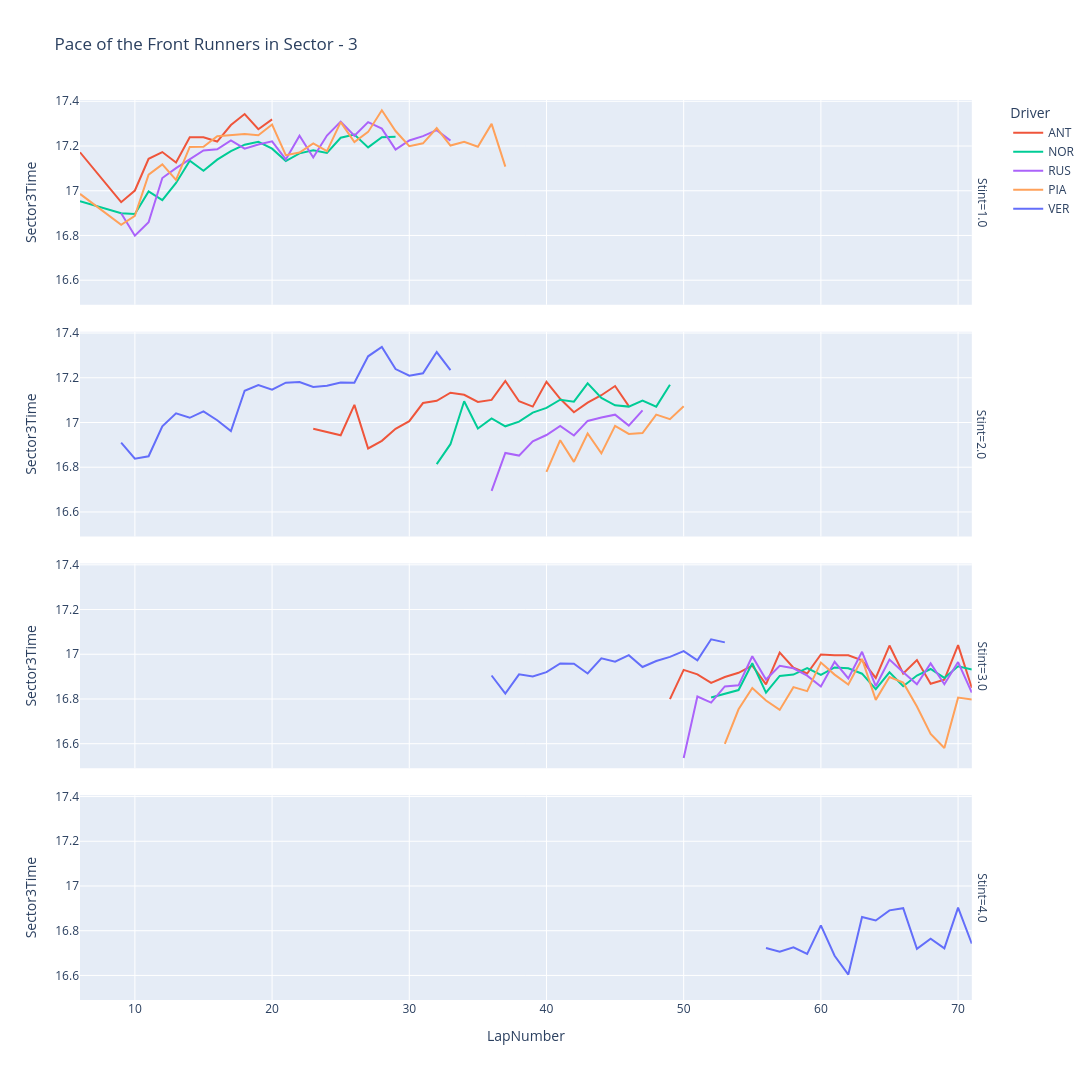

Write notebook code for a chart like this one.
### Markdown cell above
#### Sector - 3

### Code cell
plotter.plot_line_chart(
    data_frame=filtered_quick_race_laps,
    X="LapNumber",
    y="Sector3Time",
    label="Driver",
    title="Pace of the Front Runners in Sector - 3",
    facet_row="Stint",
    category_orders=STINT_ORDER,
    hover_data=HOVER_DATA,
    height=1080,
)

### Figure 1 — Plotly figure (JSON) as saved in the notebook; plotly's stock layout.template omitted (floating-point values rounded to 4 significant figures)
{"data": [{"customdata": [["ANT", 3, "SOFT", false], ["ANT", 3, "SOFT", true], ["ANT", 3, "SOFT", true], ["ANT", 3, "SOFT", false], ["ANT", 3, "SOFT", false], ["ANT", 3, "SOFT", false], ["ANT", 3, "SOFT", false], ["ANT", 3, "SOFT", false], ["ANT", 3, "SOFT", false], ["ANT", 3, "SOFT", false], ["ANT", 3, "SOFT", false], ["ANT", 3, "SOFT", false], ["ANT", 3, "SOFT", false]], "hovertemplate": "Driver=%{customdata[0]}<br>Stint=1.0<br>LapNumber=%{x}<br>Sector3Time=%{y}<br>Position=%{customdata[1]}<br>Compound=%{customdata[2]}<br>IsPersonalBest=%{customdata[3]}<extra></extra>", "legendgroup": "ANT", "line": {"color": "#EF553B", "dash": "solid"}, "marker": {"symbol": "circle"}, "mode": "lines", "name": "ANT", "orientation": "v", "showlegend": true, "type": "scatter", "x": [6.0, 9.0, 10.0, 11.0, 12.0, 13.0, 14.0, 15.0, 16.0, 17.0, 18.0, 19.0, 20.0], "xaxis": "x4", "y": [17.17, 16.95, 17.0, 17.14, 17.17, 17.13, 17.24, 17.24, 17.22, 17.29, 17.34, 17.27, 17.32], "yaxis": "y4"}, {"customdata": [["NOR", 1, "MEDIUM", true], ["NOR", 1, "MEDIUM", true], ["NOR", 1, "MEDIUM", false], ["NOR", 1, "MEDIUM", false], ["NOR", 1, "MEDIUM", false], ["NOR", 1, "MEDIUM", false], ["NOR", 1, "MEDIUM", false], ["NOR", 1, "MEDIUM", false], ["NOR", 1, "MEDIUM", false], ["NOR", 1, "MEDIUM", false], ["NOR", 1, "MEDIUM", false], ["NOR", 1, "MEDIUM", false], ["NOR", 1, "MEDIUM", false], ["NOR", 1, "MEDIUM", false], ["NOR", 1, "MEDIUM", false], ["NOR", 1, "MEDIUM", false], ["NOR", 1, "MEDIUM", false], ["NOR", 1, "MEDIUM", false], ["NOR", 1, "MEDIUM", false], ["NOR", 1, "MEDIUM", false], ["NOR", 1, "MEDIUM", false], ["NOR", 1, "MEDIUM", false]], "hovertemplate": "Driver=%{customdata[0]}<br>Stint=1.0<br>LapNumber=%{x}<br>Sector3Time=%{y}<br>Position=%{customdata[1]}<br>Compound=%{customdata[2]}<br>IsPersonalBest=%{customdata[3]}<extra></extra>", "legendgroup": "NOR", "line": {"color": "#00cc96", "dash": "solid"}, "marker": {"symbol": "circle"}, "mode": "lines", "name": "NOR", "orientation": "v", "showlegend": true, "type": "scatter", "x": [6.0, 9.0, 10.0, 11.0, 12.0, 13.0, 14.0, 15.0, 16.0, 17.0, 18.0, 19.0, 20.0, 21.0, 22.0, 23.0, 24.0, 25.0, 26.0, 27.0, 28.0, 29.0], "xaxis": "x4", "y": [16.95, 16.9, 16.9, 17.0, 16.96, 17.04, 17.13, 17.09, 17.14, 17.18, 17.21, 17.22, 17.19, 17.13, 17.17, 17.18, 17.17, 17.24, 17.25, 17.19, 17.24, 17.24], "yaxis": "y4"}, {"customdata": [["RUS", 5, "MEDIUM", true], ["RUS", 5, "MEDIUM", true], ["RUS", 5, "MEDIUM", false], ["RUS", 4, "MEDIUM", false], ["RUS", 4, "MEDIUM", false], ["RUS", 4, "MEDIUM", false], ["RUS", 4, "MEDIUM", false], ["RUS", 4, "MEDIUM", false], ["RUS", 4, "MEDIUM", false], ["RUS", 4, "MEDIUM", false], ["RUS", 4, "MEDIUM", false], ["RUS", 4, "MEDIUM", false], ["RUS", 3, "MEDIUM", false], ["RUS", 3, "MEDIUM", false], ["RUS", 3, "MEDIUM", false], ["RUS", 3, "MEDIUM", false], ["RUS", 3, "MEDIUM", false], ["RUS", 3, "MEDIUM", false], ["RUS", 3, "MEDIUM", false], ["RUS", 3, "MEDIUM", false], ["RUS", 3, "MEDIUM", false], ["RUS", 3, "MEDIUM", false], ["RUS", 2, "MEDIUM", false], ["RUS", 2, "MEDIUM", false], ["RUS", 2, "MEDIUM", false]], "hovertemplate": "Driver=%{customdata[0]}<br>Stint=1.0<br>LapNumber=%{x}<br>Sector3Time=%{y}<br>Position=%{customdata[1]}<br>Compound=%{customdata[2]}<br>IsPersonalBest=%{customdata[3]}<extra></extra>", "legendgroup": "RUS", "line": {"color": "#ab63fa", "dash": "solid"}, "marker": {"symbol": "circle"}, "mode": "lines", "name": "RUS", "orientation": "v", "showlegend": true, "type": "scatter", "x": [9.0, 10.0, 11.0, 12.0, 13.0, 14.0, 15.0, 16.0, 17.0, 18.0, 19.0, 20.0, 21.0, 22.0, 23.0, 24.0, 25.0, 26.0, 27.0, 28.0, 29.0, 30.0, 31.0, 32.0, 33.0], "xaxis": "x4", "y": [16.9, 16.8, 16.86, 17.06, 17.1, 17.14, 17.18, 17.18, 17.23, 17.19, 17.21, 17.22, 17.14, 17.25, 17.15, 17.25, 17.31, 17.25, 17.31, 17.28, 17.18, 17.23, 17.24, 17.27, 17.22], "yaxis": "y4"}, {"customdata": [["PIA", 2, "MEDIUM", true], ["PIA", 2, "MEDIUM", true], ["PIA", 2, "MEDIUM", true], ["PIA", 2, "MEDIUM", false], ["PIA", 2, "MEDIUM", false], ["PIA", 2, "MEDIUM", false], ["PIA", 2, "MEDIUM", false], ["PIA", 2, "MEDIUM", false], ["PIA", 2, "MEDIUM", false], ["PIA", 2, "MEDIUM", false], ["PIA", 2, "MEDIUM", false], ["PIA", 2, "MEDIUM", false], ["PIA", 2, "MEDIUM", false], ["PIA", 2, "MEDIUM", false], ["PIA", 2, "MEDIUM", false], ["PIA", 2, "MEDIUM", false], ["PIA", 2, "MEDIUM", false], ["PIA", 2, "MEDIUM", false], ["PIA", 2, "MEDIUM", false], ["PIA", 2, "MEDIUM", false], ["PIA", 2, "MEDIUM", false], ["PIA", 2, "MEDIUM", false], ["PIA", 2, "MEDIUM", false], ["PIA", 1, "MEDIUM", false], ["PIA", 1, "MEDIUM", false], ["PIA", 1, "MEDIUM", false], ["PIA", 1, "MEDIUM", false], ["PIA", 1, "MEDIUM", false], ["PIA", 1, "MEDIUM", false], ["PIA", 1, "MEDIUM", false]], "hovertemplate": "Driver=%{customdata[0]}<br>Stint=1.0<br>LapNumber=%{x}<br>Sector3Time=%{y}<br>Position=%{customdata[1]}<br>Compound=%{customdata[2]}<br>IsPersonalBest=%{customdata[3]}<extra></extra>", "legendgroup": "PIA", "line": {"color": "#FFA15A", "dash": "solid"}, "marker": {"symbol": "circle"}, "mode": "lines", "name": "PIA", "orientation": "v", "showlegend": true, "type": "scatter", "x": [6.0, 9.0, 10.0, 11.0, 12.0, 13.0, 14.0, 15.0, 16.0, 17.0, 18.0, 19.0, 20.0, 21.0, 22.0, 23.0, 24.0, 25.0, 26.0, 27.0, 28.0, 29.0, 30.0, 31.0, 32.0, 33.0, 34.0, 35.0, 36.0, 37.0], "xaxis": "x4", "y": [16.99, 16.85, 16.89, 17.07, 17.12, 17.05, 17.2, 17.2, 17.24, 17.25, 17.25, 17.25, 17.3, 17.16, 17.17, 17.21, 17.18, 17.31, 17.22, 17.26, 17.36, 17.27, 17.2, 17.21, 17.28, 17.2, 17.22, 17.2, 17.3, 17.11], "yaxis": "y4"}, {"customdata": [["VER", 16, "MEDIUM", true], ["VER", 16, "MEDIUM", true], ["VER", 16, "MEDIUM", false], ["VER", 16, "MEDIUM", false], ["VER", 14, "MEDIUM", false], ["VER", 14, "MEDIUM", false], ["VER", 13, "MEDIUM", false], ["VER", 13, "MEDIUM", false], ["VER", 10, "MEDIUM", false], ["VER", 8, "MEDIUM", false], ["VER", 6, "MEDIUM", false], ["VER", 6, "MEDIUM", false], ["VER", 5, "MEDIUM", false], ["VER", 4, "MEDIUM", false], ["VER", 4, "MEDIUM", false], ["VER", 4, "MEDIUM", false], ["VER", 4, "MEDIUM", false], ["VER", 4, "MEDIUM", false], ["VER", 4, "MEDIUM", false], ["VER", 4, "MEDIUM", false], ["VER", 4, "MEDIUM", false], ["VER", 4, "MEDIUM", false], ["VER", 3, "MEDIUM", false], ["VER", 4, "MEDIUM", false], ["VER", 4, "MEDIUM", false]], "hovertemplate": "Driver=%{customdata[0]}<br>Stint=2.0<br>LapNumber=%{x}<br>Sector3Time=%{y}<br>Position=%{customdata[1]}<br>Compound=%{customdata[2]}<br>IsPersonalBest=%{customdata[3]}<extra></extra>", "legendgroup": "VER", "line": {"color": "#636efa", "dash": "solid"}, "marker": {"symbol": "circle"}, "mode": "lines", "name": "VER", "orientation": "v", "showlegend": true, "type": "scatter", "x": [9.0, 10.0, 11.0, 12.0, 13.0, 14.0, 15.0, 16.0, 17.0, 18.0, 19.0, 20.0, 21.0, 22.0, 23.0, 24.0, 25.0, 26.0, 27.0, 28.0, 29.0, 30.0, 31.0, 32.0, 33.0], "xaxis": "x3", "y": [16.91, 16.84, 16.85, 16.98, 17.04, 17.02, 17.05, 17.01, 16.96, 17.14, 17.17, 17.15, 17.18, 17.18, 17.16, 17.16, 17.18, 17.18, 17.3, 17.34, 17.24, 17.21, 17.22, 17.32, 17.23], "yaxis": "y3"}, {"customdata": [["ANT", 9, "MEDIUM", true], ["ANT", 8, "MEDIUM", false], ["ANT", 7, "MEDIUM", false], ["ANT", 7, "MEDIUM", false], ["ANT", 7, "MEDIUM", false], ["ANT", 7, "MEDIUM", false], ["ANT", 6, "MEDIUM", false], ["ANT", 5, "MEDIUM", false], ["ANT", 5, "MEDIUM", false], ["ANT", 5, "MEDIUM", false], ["ANT", 5, "MEDIUM", false], ["ANT", 4, "MEDIUM", false], ["ANT", 3, "MEDIUM", false], ["ANT", 3, "MEDIUM", false], ["ANT", 3, "MEDIUM", false], ["ANT", 3, "MEDIUM", false], ["ANT", 2, "MEDIUM", false], ["ANT", 2, "MEDIUM", false], ["ANT", 2, "MEDIUM", false], ["ANT", 2, "MEDIUM", false], ["ANT", 2, "MEDIUM", false], ["ANT", 2, "MEDIUM", false], ["ANT", 2, "MEDIUM", false], ["ANT", 2, "MEDIUM", false]], "hovertemplate": "Driver=%{customdata[0]}<br>Stint=2.0<br>LapNumber=%{x}<br>Sector3Time=%{y}<br>Position=%{customdata[1]}<br>Compound=%{customdata[2]}<br>IsPersonalBest=%{customdata[3]}<extra></extra>", "legendgroup": "ANT", "line": {"color": "#EF553B", "dash": "solid"}, "marker": {"symbol": "circle"}, "mode": "lines", "name": "ANT", "orientation": "v", "showlegend": false, "type": "scatter", "x": [23.0, 24.0, 25.0, 26.0, 27.0, 28.0, 29.0, 30.0, 31.0, 32.0, 33.0, 34.0, 35.0, 36.0, 37.0, 38.0, 39.0, 40.0, 41.0, 42.0, 43.0, 44.0, 45.0, 46.0], "xaxis": "x3", "y": [16.97, 16.96, 16.94, 17.08, 16.88, 16.92, 16.97, 17.01, 17.09, 17.1, 17.13, 17.12, 17.09, 17.1, 17.19, 17.09, 17.07, 17.18, 17.11, 17.05, 17.09, 17.12, 17.16, 17.07], "yaxis": "y3"}, {"customdata": [["NOR", 3, "SOFT", false], ["NOR", 3, "SOFT", false], ["NOR", 2, "SOFT", false], ["NOR", 2, "SOFT", false], ["NOR", 2, "SOFT", false], ["NOR", 2, "SOFT", false], ["NOR", 2, "SOFT", false], ["NOR", 1, "SOFT", false], ["NOR", 1, "SOFT", false], ["NOR", 1, "SOFT", false], ["NOR", 1, "SOFT", false], ["NOR", 1, "SOFT", false], ["NOR", 1, "SOFT", false], ["NOR", 1, "SOFT", false], ["NOR", 1, "SOFT", false], ["NOR", 1, "SOFT", false], ["NOR", 1, "SOFT", false], ["NOR", 1, "SOFT", false]], "hovertemplate": "Driver=%{customdata[0]}<br>Stint=2.0<br>LapNumber=%{x}<br>Sector3Time=%{y}<br>Position=%{customdata[1]}<br>Compound=%{customdata[2]}<br>IsPersonalBest=%{customdata[3]}<extra></extra>", "legendgroup": "NOR", "line": {"color": "#00cc96", "dash": "solid"}, "marker": {"symbol": "circle"}, "mode": "lines", "name": "NOR", "orientation": "v", "showlegend": false, "type": "scatter", "x": [32.0, 33.0, 34.0, 35.0, 36.0, 37.0, 38.0, 39.0, 40.0, 41.0, 42.0, 43.0, 44.0, 45.0, 46.0, 47.0, 48.0, 49.0], "xaxis": "x3", "y": [16.81, 16.9, 17.09, 16.97, 17.02, 16.98, 17.0, 17.04, 17.07, 17.1, 17.09, 17.18, 17.11, 17.08, 17.07, 17.1, 17.07, 17.17], "yaxis": "y3"}, {"customdata": [["RUS", 5, "SOFT", true], ["RUS", 4, "SOFT", false], ["RUS", 4, "SOFT", false], ["RUS", 3, "SOFT", false], ["RUS", 3, "SOFT", false], ["RUS", 3, "SOFT", false], ["RUS", 3, "SOFT", false], ["RUS", 3, "SOFT", false], ["RUS", 3, "SOFT", false], ["RUS", 3, "SOFT", false], ["RUS", 3, "SOFT", false], ["RUS", 2, "SOFT", false]], "hovertemplate": "Driver=%{customdata[0]}<br>Stint=2.0<br>LapNumber=%{x}<br>Sector3Time=%{y}<br>Position=%{customdata[1]}<br>Compound=%{customdata[2]}<br>IsPersonalBest=%{customdata[3]}<extra></extra>", "legendgroup": "RUS", "line": {"color": "#ab63fa", "dash": "solid"}, "marker": {"symbol": "circle"}, "mode": "lines", "name": "RUS", "orientation": "v", "showlegend": false, "type": "scatter", "x": [36.0, 37.0, 38.0, 39.0, 40.0, 41.0, 42.0, 43.0, 44.0, 45.0, 46.0, 47.0], "xaxis": "x3", "y": [16.69, 16.86, 16.85, 16.92, 16.94, 16.98, 16.94, 17.01, 17.02, 17.04, 16.99, 17.05], "yaxis": "y3"}, {"customdata": [["PIA", 6, "SOFT", false], ["PIA", 6, "SOFT", true], ["PIA", 6, "SOFT", true], ["PIA", 5, "SOFT", true], ["PIA", 5, "SOFT", false], ["PIA", 5, "SOFT", false], ["PIA", 5, "SOFT", false], ["PIA", 5, "SOFT", false], ["PIA", 4, "SOFT", false], ["PIA", 3, "SOFT", false], ["PIA", 3, "SOFT", false]], "hovertemplate": "Driver=%{customdata[0]}<br>Stint=2.0<br>LapNumber=%{x}<br>Sector3Time=%{y}<br>Position=%{customdata[1]}<br>Compound=%{customdata[2]}<br>IsPersonalBest=%{customdata[3]}<extra></extra>", "legendgroup": "PIA", "line": {"color": "#FFA15A", "dash": "solid"}, "marker": {"symbol": "circle"}, "mode": "lines", "name": "PIA", "orientation": "v", "showlegend": false, "type": "scatter", "x": [40.0, 41.0, 42.0, 43.0, 44.0, 45.0, 46.0, 47.0, 48.0, 49.0, 50.0], "xaxis": "x3", "y": [16.78, 16.92, 16.82, 16.95, 16.86, 16.98, 16.95, 16.95, 17.04, 17.02, 17.07], "yaxis": "y3"}, {"customdata": [["VER", 9, "MEDIUM", false], ["VER", 6, "MEDIUM", false], ["VER", 6, "MEDIUM", false], ["VER", 5, "MEDIUM", false], ["VER", 5, "MEDIUM", false], ["VER", 5, "MEDIUM", false], ["VER", 4, "MEDIUM", false], ["VER", 4, "MEDIUM", false], ["VER", 4, "MEDIUM", false], ["VER", 4, "MEDIUM", false], ["VER", 4, "MEDIUM", false], ["VER", 4, "MEDIUM", false], ["VER", 2, "MEDIUM", false], ["VER", 2, "MEDIUM", false], ["VER", 2, "MEDIUM", false], ["VER", 1, "MEDIUM", false], ["VER", 1, "MEDIUM", false], ["VER", 1, "MEDIUM", false]], "hovertemplate": "Driver=%{customdata[0]}<br>Stint=3.0<br>LapNumber=%{x}<br>Sector3Time=%{y}<br>Position=%{customdata[1]}<br>Compound=%{customdata[2]}<br>IsPersonalBest=%{customdata[3]}<extra></extra>", "legendgroup": "VER", "line": {"color": "#636efa", "dash": "solid"}, "marker": {"symbol": "circle"}, "mode": "lines", "name": "VER", "orientation": "v", "showlegend": false, "type": "scatter", "x": [36.0, 37.0, 38.0, 39.0, 40.0, 41.0, 42.0, 43.0, 44.0, 45.0, 46.0, 47.0, 48.0, 49.0, 50.0, 51.0, 52.0, 53.0], "xaxis": "x2", "y": [16.91, 16.82, 16.91, 16.9, 16.92, 16.96, 16.96, 16.91, 16.98, 16.97, 17.0, 16.94, 16.97, 16.99, 17.01, 16.97, 17.07, 17.05], "yaxis": "y2"}, {"customdata": [["ANT", 5, "MEDIUM", true], ["ANT", 4, "MEDIUM", true], ["ANT", 4, "MEDIUM", true], ["ANT", 3, "MEDIUM", true], ["ANT", 3, "MEDIUM", false], ["ANT", 3, "MEDIUM", false], ["ANT", 2, "MEDIUM", false], ["ANT", 2, "MEDIUM", false], ["ANT", 2, "MEDIUM", false], ["ANT", 2, "MEDIUM", false], ["ANT", 2, "MEDIUM", false], ["ANT", 2, "MEDIUM", false], ["ANT", 2, "MEDIUM", false], ["ANT", 2, "MEDIUM", false], ["ANT", 2, "MEDIUM", false], ["ANT", 2, "MEDIUM", false], ["ANT", 2, "MEDIUM", false], ["ANT", 2, "MEDIUM", false], ["ANT", 2, "MEDIUM", false], ["ANT", 2, "MEDIUM", false], ["ANT", 2, "MEDIUM", false], ["ANT", 2, "MEDIUM", false], ["ANT", 2, "MEDIUM", false]], "hovertemplate": "Driver=%{customdata[0]}<br>Stint=3.0<br>LapNumber=%{x}<br>Sector3Time=%{y}<br>Position=%{customdata[1]}<br>Compound=%{customdata[2]}<br>IsPersonalBest=%{customdata[3]}<extra></extra>", "legendgroup": "ANT", "line": {"color": "#EF553B", "dash": "solid"}, "marker": {"symbol": "circle"}, "mode": "lines", "name": "ANT", "orientation": "v", "showlegend": false, "type": "scatter", "x": [49.0, 50.0, 51.0, 52.0, 53.0, 54.0, 55.0, 56.0, 57.0, 58.0, 59.0, 60.0, 61.0, 62.0, 63.0, 64.0, 65.0, 66.0, 67.0, 68.0, 69.0, 70.0, 71.0], "xaxis": "x2", "y": [16.8, 16.93, 16.91, 16.87, 16.9, 16.92, 16.95, 16.86, 17.01, 16.94, 16.91, 17.0, 17.0, 17.0, 16.97, 16.89, 17.04, 16.91, 16.97, 16.87, 16.89, 17.04, 16.85], "yaxis": "y2"}, {"customdata": [["NOR", 2, "MEDIUM", false], ["NOR", 2, "MEDIUM", false], ["NOR", 2, "MEDIUM", true], ["NOR", 1, "MEDIUM", false], ["NOR", 1, "MEDIUM", true], ["NOR", 1, "MEDIUM", true], ["NOR", 1, "MEDIUM", true], ["NOR", 1, "MEDIUM", false], ["NOR", 1, "MEDIUM", false], ["NOR", 1, "MEDIUM", false], ["NOR", 1, "MEDIUM", false], ["NOR", 1, "MEDIUM", true], ["NOR", 1, "MEDIUM", true], ["NOR", 1, "MEDIUM", false], ["NOR", 1, "MEDIUM", true], ["NOR", 1, "MEDIUM", false], ["NOR", 1, "MEDIUM", false], ["NOR", 1, "MEDIUM", false], ["NOR", 1, "MEDIUM", false], ["NOR", 1, "MEDIUM", false]], "hovertemplate": "Driver=%{customdata[0]}<br>Stint=3.0<br>LapNumber=%{x}<br>Sector3Time=%{y}<br>Position=%{customdata[1]}<br>Compound=%{customdata[2]}<br>IsPersonalBest=%{customdata[3]}<extra></extra>", "legendgroup": "NOR", "line": {"color": "#00cc96", "dash": "solid"}, "marker": {"symbol": "circle"}, "mode": "lines", "name": "NOR", "orientation": "v", "showlegend": false, "type": "scatter", "x": [52.0, 53.0, 54.0, 55.0, 56.0, 57.0, 58.0, 59.0, 60.0, 61.0, 62.0, 63.0, 64.0, 65.0, 66.0, 67.0, 68.0, 69.0, 70.0, 71.0], "xaxis": "x2", "y": [16.81, 16.82, 16.84, 16.96, 16.83, 16.9, 16.91, 16.94, 16.91, 16.94, 16.94, 16.91, 16.84, 16.92, 16.86, 16.91, 16.93, 16.89, 16.95, 16.93], "yaxis": "y2"}, {"customdata": [["RUS", 6, "MEDIUM", false], ["RUS", 5, "MEDIUM", false], ["RUS", 4, "MEDIUM", true], ["RUS", 4, "MEDIUM", false], ["RUS", 4, "MEDIUM", false], ["RUS", 3, "MEDIUM", false], ["RUS", 3, "MEDIUM", false], ["RUS", 3, "MEDIUM", false], ["RUS", 3, "MEDIUM", false], ["RUS", 3, "MEDIUM", false], ["RUS", 3, "MEDIUM", false], ["RUS", 3, "MEDIUM", false], ["RUS", 3, "MEDIUM", false], ["RUS", 4, "MEDIUM", false], ["RUS", 4, "MEDIUM", false], ["RUS", 4, "MEDIUM", false], ["RUS", 4, "MEDIUM", false], ["RUS", 4, "MEDIUM", false], ["RUS", 4, "MEDIUM", false], ["RUS", 4, "MEDIUM", false], ["RUS", 4, "MEDIUM", false], ["RUS", 4, "MEDIUM", false]], "hovertemplate": "Driver=%{customdata[0]}<br>Stint=3.0<br>LapNumber=%{x}<br>Sector3Time=%{y}<br>Position=%{customdata[1]}<br>Compound=%{customdata[2]}<br>IsPersonalBest=%{customdata[3]}<extra></extra>", "legendgroup": "RUS", "line": {"color": "#ab63fa", "dash": "solid"}, "marker": {"symbol": "circle"}, "mode": "lines", "name": "RUS", "orientation": "v", "showlegend": false, "type": "scatter", "x": [50.0, 51.0, 52.0, 53.0, 54.0, 55.0, 56.0, 57.0, 58.0, 59.0, 60.0, 61.0, 62.0, 63.0, 64.0, 65.0, 66.0, 67.0, 68.0, 69.0, 70.0, 71.0], "xaxis": "x2", "y": [16.54, 16.81, 16.78, 16.86, 16.86, 16.99, 16.89, 16.95, 16.94, 16.9, 16.86, 16.97, 16.89, 17.01, 16.86, 16.98, 16.92, 16.87, 16.96, 16.87, 16.96, 16.83], "yaxis": "y2"}, {"customdata": [["PIA", 6, "MEDIUM", true], ["PIA", 6, "MEDIUM", true], ["PIA", 5, "MEDIUM", false], ["PIA", 5, "MEDIUM", false], ["PIA", 5, "MEDIUM", false], ["PIA", 5, "MEDIUM", false], ["PIA", 5, "MEDIUM", false], ["PIA", 5, "MEDIUM", false], ["PIA", 5, "MEDIUM", false], ["PIA", 5, "MEDIUM", false], ["PIA", 5, "MEDIUM", false], ["PIA", 5, "MEDIUM", false], ["PIA", 5, "MEDIUM", false], ["PIA", 5, "MEDIUM", false], ["PIA", 5, "MEDIUM", false], ["PIA", 5, "MEDIUM", false], ["PIA", 5, "MEDIUM", false], ["PIA", 5, "MEDIUM", false], ["PIA", 5, "MEDIUM", false]], "hovertemplate": "Driver=%{customdata[0]}<br>Stint=3.0<br>LapNumber=%{x}<br>Sector3Time=%{y}<br>Position=%{customdata[1]}<br>Compound=%{customdata[2]}<br>IsPersonalBest=%{customdata[3]}<extra></extra>", "legendgroup": "PIA", "line": {"color": "#FFA15A", "dash": "solid"}, "marker": {"symbol": "circle"}, "mode": "lines", "name": "PIA", "orientation": "v", "showlegend": false, "type": "scatter", "x": [53.0, 54.0, 55.0, 56.0, 57.0, 58.0, 59.0, 60.0, 61.0, 62.0, 63.0, 64.0, 65.0, 66.0, 67.0, 68.0, 69.0, 70.0, 71.0], "xaxis": "x2", "y": [16.6, 16.75, 16.85, 16.79, 16.75, 16.85, 16.84, 16.96, 16.91, 16.86, 16.98, 16.8, 16.9, 16.87, 16.77, 16.64, 16.58, 16.81, 16.8], "yaxis": "y2"}, {"customdata": [["VER", 4, "SOFT", true], ["VER", 4, "SOFT", false], ["VER", 4, "SOFT", false], ["VER", 4, "SOFT", false], ["VER", 4, "SOFT", false], ["VER", 4, "SOFT", false], ["VER", 4, "SOFT", false], ["VER", 3, "SOFT", false], ["VER", 3, "SOFT", false], ["VER", 3, "SOFT", false], ["VER", 3, "SOFT", false], ["VER", 3, "SOFT", false], ["VER", 3, "SOFT", false], ["VER", 3, "SOFT", false], ["VER", 3, "SOFT", false], ["VER", 3, "SOFT", false]], "hovertemplate": "Driver=%{customdata[0]}<br>Stint=4.0<br>LapNumber=%{x}<br>Sector3Time=%{y}<br>Position=%{customdata[1]}<br>Compound=%{customdata[2]}<br>IsPersonalBest=%{customdata[3]}<extra></extra>", "legendgroup": "VER", "line": {"color": "#636efa", "dash": "solid"}, "marker": {"symbol": "circle"}, "mode": "lines", "name": "VER", "orientation": "v", "showlegend": false, "type": "scatter", "x": [56.0, 57.0, 58.0, 59.0, 60.0, 61.0, 62.0, 63.0, 64.0, 65.0, 66.0, 67.0, 68.0, 69.0, 70.0, 71.0], "xaxis": "x", "y": [16.72, 16.71, 16.73, 16.7, 16.82, 16.69, 16.6, 16.86, 16.85, 16.89, 16.9, 16.72, 16.76, 16.72, 16.9, 16.74], "yaxis": "y"}], "layout": {"annotations": [{"font": {}, "showarrow": false, "text": "Stint=4.0", "textangle": 90, "x": 0.98, "xanchor": "left", "xref": "paper", "y": 0.1138, "yanchor": "middle", "yref": "paper"}, {"font": {}, "showarrow": false, "text": "Stint=3.0", "textangle": 90, "x": 0.98, "xanchor": "left", "xref": "paper", "y": 0.3712, "yanchor": "middle", "yref": "paper"}, {"font": {}, "showarrow": false, "text": "Stint=2.0", "textangle": 90, "x": 0.98, "xanchor": "left", "xref": "paper", "y": 0.6288, "yanchor": "middle", "yref": "paper"}, {"font": {}, "showarrow": false, "text": "Stint=1.0", "textangle": 90, "x": 0.98, "xanchor": "left", "xref": "paper", "y": 0.8862, "yanchor": "middle", "yref": "paper"}], "height": 1080, "legend": {"title": {"text": "Driver"}, "tracegroupgap": 0}, "title": {"text": "Pace of the Front Runners in Sector - 3"}, "width": 1540, "xaxis": {"anchor": "y", "domain": [0, 0.98], "title": {"text": "LapNumber"}}, "xaxis2": {"anchor": "y2", "domain": [0, 0.98], "matches": "x", "showticklabels": false}, "xaxis3": {"anchor": "y3", "domain": [0, 0.98], "matches": "x", "showticklabels": false}, "xaxis4": {"anchor": "y4", "domain": [0, 0.98], "matches": "x", "showticklabels": false}, "yaxis": {"anchor": "x", "domain": [0, 0.2275], "title": {"text": "Sector3Time"}}, "yaxis2": {"anchor": "x2", "domain": [0.2575, 0.485], "matches": "y", "title": {"text": "Sector3Time"}}, "yaxis3": {"anchor": "x3", "domain": [0.515, 0.7425], "matches": "y", "title": {"text": "Sector3Time"}}, "yaxis4": {"anchor": "x4", "domain": [0.7725, 1], "matches": "y", "title": {"text": "Sector3Time"}}}}
